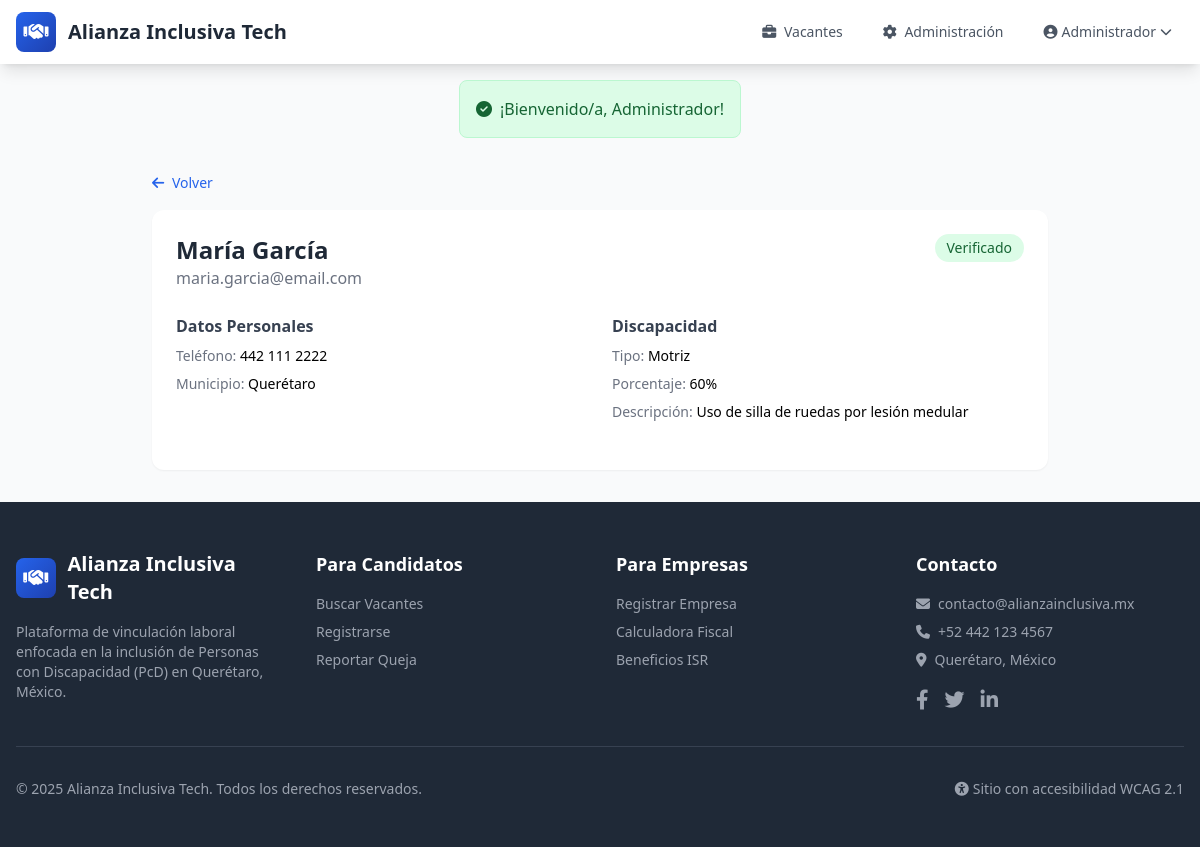
Screenshot of /admin/candidato/1 (signed in) with the database file from the repository.
### tables this page shows
CREATE TABLE candidatos (
    id INT AUTO_INCREMENT PRIMARY KEY,
    usuario_id INT NOT NULL,
    nombre VARCHAR(100) NOT NULL,
    apellido_paterno VARCHAR(100) NOT NULL,
    apellido_materno VARCHAR(100) NULL,
    fecha_nacimiento DATE NOT NULL,
    curp VARCHAR(18) NULL,
    rfc VARCHAR(13) NULL,
    telefono VARCHAR(20) NULL,
    direccion TEXT NULL,
    colonia VARCHAR(150) NULL,
    municipio VARCHAR(100) DEFAULT 'Querétaro',
    estado VARCHAR(100) DEFAULT 'Querétaro',
    codigo_postal VARCHAR(10) NULL,
    tipo_discapacidad ENUM('motriz', 'visual', 'auditiva', 'neurodivergente', 'multiple', 'otra') NOT NULL,
    descripcion_discapacidad TEXT NULL,
    porcentaje_discapacidad INT DEFAULT 0,
    certificado_discapacidad VARCHAR(255) NULL,
    certificado_verificado TINYINT(1) DEFAULT 0,
    fecha_verificacion DATETIME NULL,
    dispositivos_apoyo TEXT NULL COMMENT 'JSON array de dispositivos requeridos',
    necesidades_accesibilidad TEXT NULL COMMENT 'JSON array de necesidades',
    nivel_estudios ENUM('primaria', 'secundaria', 'preparatoria', 'tecnico', 'licenciatura', 'posgrado') NULL,
    experiencia_anos INT DEFAULT 0,
    habilidades TEXT NULL,
    curriculum_pdf VARCHAR(255) NULL,
    disponibilidad ENUM('inmediata', '15_dias', '1_mes', 'otro') DEFAULT 'inmediata',
    expectativa_salarial DECIMAL(10,2) NULL,
    foto VARCHAR(255) NULL,
    activo_busqueda TINYINT(1) DEFAULT 1,
    fecha_creacion DATETIME DEFAULT CURRENT_TIMESTAMP,
    fecha_actualizacion DATETIME DEFAULT CURRENT_TIMESTAMP ON UPDATE CURRENT_TIMESTAMP,
    FOREIGN KEY (usuario_id) REFERENCES usuarios(id) ON DELETE CASCADE,
    INDEX idx_tipo_discapacidad (tipo_discapacidad),
    INDEX idx_municipio (municipio),
    INDEX idx_activo_busqueda (activo_busqueda)
);

CREATE TABLE usuarios (
    id INT AUTO_INCREMENT PRIMARY KEY,
    email VARCHAR(255) NOT NULL UNIQUE,
    password VARCHAR(255) NOT NULL,
    tipo ENUM('empresa', 'candidato', 'admin') NOT NULL,
    activo TINYINT(1) DEFAULT 1,
    email_verificado TINYINT(1) DEFAULT 0,
    token_recuperacion VARCHAR(255) NULL,
    fecha_creacion DATETIME DEFAULT CURRENT_TIMESTAMP,
    fecha_actualizacion DATETIME DEFAULT CURRENT_TIMESTAMP ON UPDATE CURRENT_TIMESTAMP,
    INDEX idx_email (email),
    INDEX idx_tipo (tipo)
);

### app/controllers/BaseController.php (called while the page is built, shortened)
<?php
class BaseController {
    public function __construct() {
        try {
            $this->db = Database::getInstance()->getConnection();
        } catch (Exception $e) {
            $this->db = null;
        }
    }
    protected function view($view, $data = []) {
        extract($data);
        require_once VIEWS_PATH . '/layouts/header.php';
        require_once VIEWS_PATH . '/' . $view . '.php';
        require_once VIEWS_PATH . '/layouts/footer.php';
    }
}

### app/controllers/AdminController.php (called while the page is built, shortened)
<?php
class AdminController extends BaseController {
    public function verCandidato($id) {
        $stmt = $this->db->prepare("
            SELECT c.*, u.email, u.activo as usuario_activo, u.fecha_creacion as fecha_registro
            FROM candidatos c
            JOIN usuarios u ON c.usuario_id = u.id
            WHERE c.id = ?
        ");
        $stmt->execute([$id]);
        $candidato = $stmt->fetch();
        $candidato['dispositivos_apoyo'] = json_decode($candidato['dispositivos_apoyo'], true) ?? [];
        $candidato['necesidades_accesibilidad'] = json_decode($candidato['necesidades_accesibilidad'], true) ?? [];
        $stmt = $this->db->prepare("
            SELECT p.*, v.titulo, e.nombre_comercial
            FROM postulaciones p
            JOIN vacantes v ON p.vacante_id = v.id
            JOIN empresas e ON v.empresa_id = e.id
            WHERE p.candidato_id = ?
            ORDER BY p.fecha_postulacion DESC
        ");
        $stmt->execute([$id]);
        $postulaciones = $stmt->fetchAll();
        $this->view('admin/candidato_detalle', [
            'candidato' => $candidato,
            'postulaciones' => $postulaciones
        ]);
    }
}

### app/config/router.php (called while the page is built, shortened)
<?php
class Router {
    private $routes = [];
    public function get($pattern, $callback) {
        $this->routes['GET'][$pattern] = $callback;
    }
    public function post($pattern, $callback) {
        $this->routes['POST'][$pattern] = $callback;
    }
    public function dispatch() {
        $method = $_SERVER['REQUEST_METHOD'];
        $uri = $this->getUri();
        if (isset($this->routes[$method])) {
            foreach ($this->routes[$method] as $pattern => $callback) {
                $pattern = preg_replace('/\{([a-zA-Z0-9_]+)\}/', '(?P<$1>[^/]+)', $pattern);
                $pattern = '#^' . $pattern . '$#';
                if (preg_match($pattern, $uri, $matches)) {
                    $params = array_filter($matches, function($key) {
                        return !is_numeric($key);
                    }, ARRAY_FILTER_USE_KEY);
                    return $this->executeCallback($callback, $params);
                }
            }
        }
    }
    private function getUri() {
        $uri = $_SERVER['REQUEST_URI'];
        $uri = '/' . ltrim($uri, '/');
        if ($uri !== '/') {
            $uri = rtrim($uri, '/');
        }
        return $uri;
    }
    private function executeCallback($callback, $params = []) {
        if (is_array($callback)) {
            $controller = $callback[0];
            $method = $callback[1];
            if (is_string($controller)) {
                $controller = new $controller();
            }
            return call_user_func_array([$controller, $method], $params);
        }
        return call_user_func_array($callback, $params);
    }
}

### index.php (called while the page is built, shortened)
<?php
require_once BASE_PATH . '/app/config/database.php';
require_once BASE_PATH . '/app/config/router.php';
require_once BASE_PATH . '/app/controllers/BaseController.php';
require_once BASE_PATH . '/app/controllers/AdminController.php';
$router = new Router();
$router->get('/', ['HomeController', 'index']);
$router->get('/vacantes', ['VacanteController', 'listar']);
$router->get('/vacante/{slug}', ['VacanteController', 'ver']);
$router->get('/login', ['AuthController', 'loginForm']);
$router->post('/login', ['AuthController', 'login']);
$router->get('/registro', ['AuthController', 'registroForm']);
$router->get('/registro/empresa', ['AuthController', 'registroEmpresaForm']);
$router->post('/registro/empresa', ['AuthController', 'registroEmpresa']);
$router->get('/registro/candidato', ['AuthController', 'registroCandidatoForm']);
$router->post('/registro/candidato', ['AuthController', 'registroCandidato']);
$router->get('/logout', ['AuthController', 'logout']);
$router->get('/recuperar', ['AuthController', 'recuperarForm']);
$router->post('/recuperar', ['AuthController', 'recuperar']);
$router->get('/empresa/dashboard', ['EmpresaController', 'dashboard']);
$router->get('/empresa/perfil', ['EmpresaController', 'perfil']);
$router->post('/empresa/perfil', ['EmpresaController', 'actualizarPerfil']);
$router->get('/empresa/vacantes', ['EmpresaController', 'misVacantes']);
$router->get('/empresa/vacante/nueva', ['EmpresaController', 'nuevaVacante']);
$router->post('/empresa/vacante/nueva', ['EmpresaController', 'guardarVacante']);
$router->get('/empresa/vacante/{id}/editar', ['EmpresaController', 'editarVacante']);
$router->post('/empresa/vacante/{id}/editar', ['EmpresaController', 'actualizarVacante']);
$router->get('/empresa/vacante/{id}/postulaciones', ['EmpresaController', 'verPostulaciones']);
$router->post('/empresa/postulacion/{id}/estado', ['EmpresaController', 'cambiarEstadoPostulacion']);
$router->get('/empresa/contrataciones', ['EmpresaController', 'contrataciones']);
$router->get('/empresa/contratacion/nueva', ['EmpresaController', 'nuevaContratacion']);
$router->post('/empresa/contratacion/nueva', ['EmpresaController', 'guardarContratacion']);
$router->get('/candidato/dashboard', ['CandidatoController', 'dashboard']);
$router->get('/candidato/perfil', ['CandidatoController', 'perfil']);
$router->post('/candidato/perfil', ['CandidatoController', 'actualizarPerfil']);
$router->get('/candidato/postulaciones', ['CandidatoController', 'misPostulaciones']);
$router->post('/vacante/{id}/postular', ['CandidatoController', 'postular']);
$router->get('/candidato/vacantes-compatibles', ['CandidatoController', 'vacantesCompatibles']);
$router->get('/fiscal/calculadora', ['FiscalController', 'calculadora']);
$router->post('/fiscal/calcular', ['FiscalController', 'calcular']);
$router->get('/fiscal/reporte', ['FiscalController', 'reporte']);
$router->get('/fiscal/reporte/pdf', ['FiscalController', 'generarPDF']);
$router->get('/admin/dashboard', ['AdminController', 'dashboard']);
$router->get('/admin/candidatos', ['AdminController', 'candidatos']);
$router->get('/admin/candidato/{id}', ['AdminController', 'verCandidato']);
$router->post('/admin/candidato/{id}/verificar', ['AdminController', 'verificarCertificado']);
$router->get('/admin/empresas', ['AdminController', 'empresas']);
$router->post('/admin/empresa/{id}/verificar', ['AdminController', 'verificarEmpresa']);
$router->get('/admin/vacantes', ['AdminController', 'vacantes']);
$router->post('/admin/vacante/{id}/estado', ['AdminController', 'cambiarEstadoVacante']);
$router->get('/admin/quejas', ['AdminController', 'quejas']);
$router->get('/admin/queja/{id}', ['AdminController', 'verQueja']);
$router->post('/admin/queja/{id}/estado', ['AdminController', 'cambiarEstadoQueja']);
$router->get('/admin/reportes', ['AdminController', 'reportes']);
$router->get('/queja/nueva', ['AdminController', 'nuevaQueja']);
$router->post('/queja/nueva', ['AdminController', 'guardarQueja']);
$router->get('/admin/configuraciones', ['ConfigController', 'index']);
$router->post('/admin/configuraciones', ['ConfigController', 'guardar']);
$router->notFound(function() {
    require_once VIEWS_PATH . '/layouts/header.php';
    echo '<div class="container mx-auto px-4 py-16 text-center">';
    echo '<h1 class="text-6xl font-bold text-gray-300 mb-4">404</h1>';
    echo '<p class="text-xl text-gray-600 mb-8">Página no encontrada</p>';
    echo '<a href="' . BASE_URL . '" class="bg-blue-600 text-white px-6 py-3 rounded-lg hover:bg-blue-700 transition">Volver al inicio</a>';
    echo '</div>';
    require_once VIEWS_PATH . '/layouts/footer.php';
});
$router->dispatch();

### app/config/database.php (called while the page is built, shortened)
<?php
class Database {
    private static $instance = null;
    private $connection;
    private function __construct() {
        try {
            $dsn = "mysql:host=" . DB_HOST . ";dbname=" . DB_NAME . ";charset=" . DB_CHARSET;
            $options = [
                PDO::ATTR_ERRMODE => PDO::ERRMODE_EXCEPTION,
                PDO::ATTR_DEFAULT_FETCH_MODE => PDO::FETCH_ASSOC,
                PDO::ATTR_EMULATE_PREPARES => false,
            ];
            $this->connection = new PDO($dsn, DB_USER, DB_PASS, $options);
        } catch (PDOException $e) {
            if (defined('ENVIRONMENT') && ENVIRONMENT === 'development') {
                error_log("Error de conexión DB: " . $e->getMessage());
            } else {
                error_log("Error de conexión DB - Código: " . $e->getCode());
            }
            throw new Exception("Error de conexión a la base de datos");
        }
    }
    public static function getInstance() {
        if (self::$instance === null) {
            self::$instance = new self();
        }
        return self::$instance;
    }
    public function getConnection() {
        return $this->connection;
    }
}

### app/views/admin/candidato_detalle.php (the view, shortened to what this page needs)
<div class="py-8 px-4">
    <div class="max-w-4xl mx-auto">
        <a href="<?= BASE_URL ?>/admin/candidatos" class="text-primary hover:underline text-sm">
            <i class="fas fa-arrow-left mr-1"></i> Volver
        </a>
        <div class="bg-white rounded-xl shadow-sm p-6 mt-4">
            <div class="flex justify-between items-start mb-6">
                <div>
                    <h1 class="text-2xl font-bold text-gray-800"><?= htmlspecialchars($candidato['nombre'] . ' ' . $candidato['apellido_paterno']) ?></h1>
                    <p class="text-gray-500"><?= htmlspecialchars($candidato['email']) ?></p>
                </div>
                <span class="px-3 py-1 rounded-full text-sm font-medium
                    <?= $candidato['certificado_verificado'] ? 'bg-green-100 text-green-800' : 'bg-yellow-100 text-yellow-800' ?>">
                    <?= $candidato['certificado_verificado'] ? 'Verificado' : 'Pendiente' ?>
                </span>
            </div>
            <div class="grid md:grid-cols-2 gap-6 mb-6">
                <div>
                    <h3 class="font-semibold text-gray-700 mb-2">Datos Personales</h3>
                    <div class="space-y-2 text-sm">
                        <p><span class="text-gray-500">Teléfono:</span> <?= htmlspecialchars($candidato['telefono'] ?? 'No registrado') ?></p>
                        <p><span class="text-gray-500">Municipio:</span> <?= htmlspecialchars($candidato['municipio']) ?></p>
                    </div>
                </div>
                <div>
                    <h3 class="font-semibold text-gray-700 mb-2">Discapacidad</h3>
                    <div class="space-y-2 text-sm">
                        <p><span class="text-gray-500">Tipo:</span> <?= ucfirst($candidato['tipo_discapacidad']) ?></p>
                        <p><span class="text-gray-500">Porcentaje:</span> <?= $candidato['porcentaje_discapacidad'] ?>%</p>
                        <p><span class="text-gray-500">Descripción:</span> <?= htmlspecialchars($candidato['descripcion_discapacidad'] ?? 'No proporcionada') ?></p>
                    </div>
                </div>
            </div>
        </div>
    </div>
</div>

### rows the page displays
candidatos: nombre+apellido_paterno "María García", usuario.email "maria.garcia@email.com", telefono "442 111 2222", municipio "Querétaro", tipo_discapacidad "Motriz", porcentaje_discapacidad "60", descripcion_discapacidad "Uso de silla de ruedas por lesión medular"

### other values shown
$sitioNombre "Alianza Inclusiva Tech"
$user['nombre'] "Administrador"
$flash['mensaje'] "¡Bienvenido/a, Administrador!"
SITE_NAME "Alianza Inclusiva Tech"
SITE_CONTACT_EMAIL "contacto@alianzainclusiva.mx"
SITE_CONTACT_PHONE "+52 442 123 4567"
